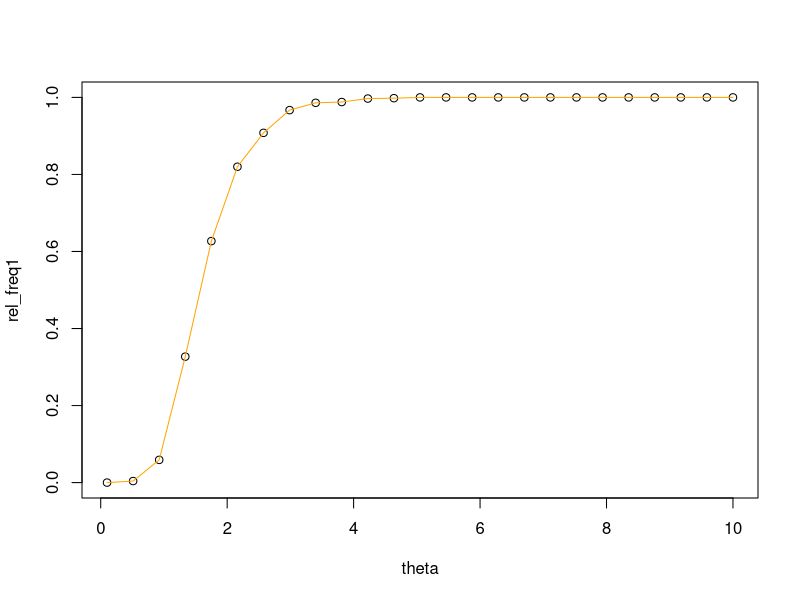
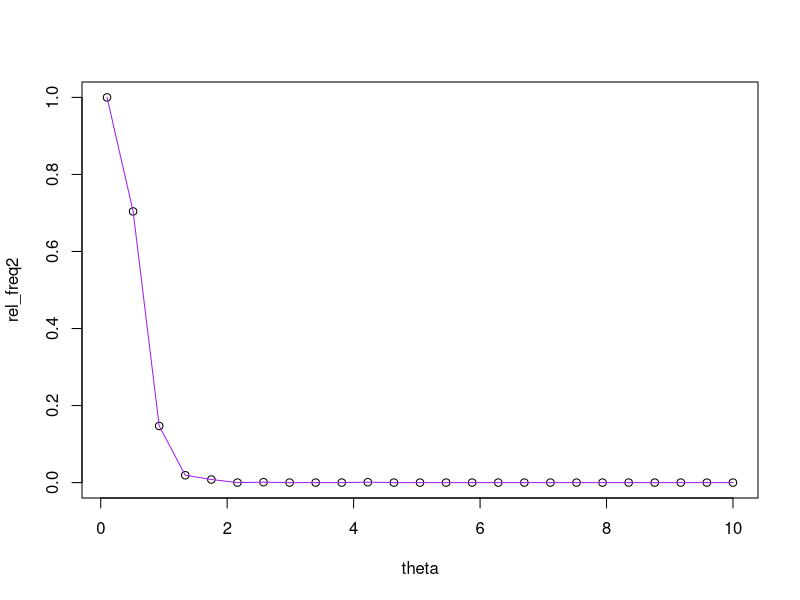
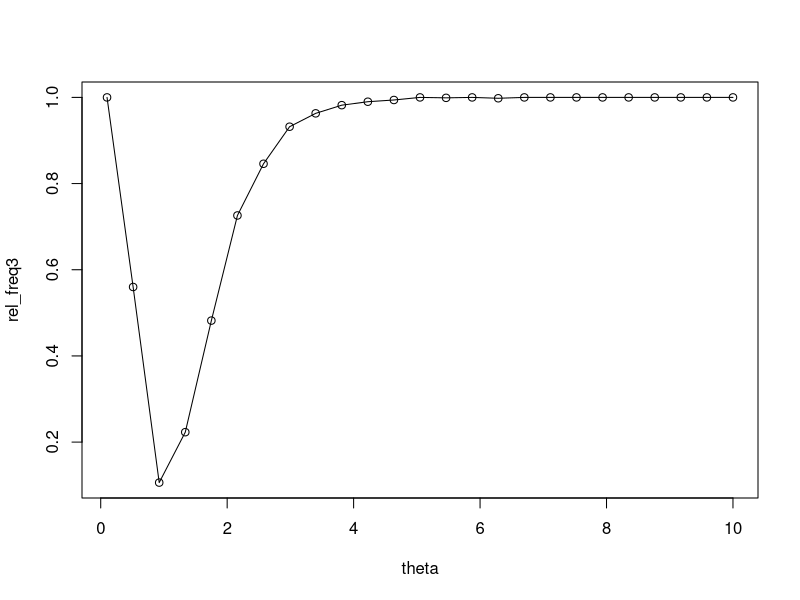

Recreate these plots in R, in order.
M=1000
n_1=25
n_2=50
mu=0
alpha=0.1
theta0=1
theta=seq(0.1,10,l=25)
sigma1=1

#code for w_a (alternative=less)
rel_freq1=c(1:length(theta))
for(i in 1:length(theta)){
  count=0
  for (j in 1:M){
    x1=rnorm(n_1, mean=mu, sd=sigma1)
    x2=rnorm(n_2, mean=mu, sd=sigma1/sqrt(theta[i]))
    chi=var.test(x1,x2,alternative='greater',ratio=1)
    if(alpha>=chi$p.value){
      count=count+1
    }
  }
  rel_freq1[i]=count/M
}
plot(theta, rel_freq1)
lines(theta, rel_freq1, col="orange")

#code for w_b (alternative=greater)
rel_freq2=c(1:length(theta))
for(i in 1:length(theta)){
  count=0
  for (j in 1:M){
    x1=rnorm(n_1, mean=mu, sd=sigma1)
    x2=rnorm(n_2, mean=mu, sd=sigma1/sqrt(theta[i]))
    chi=var.test(x1,x2,alternative='less',ratio=1)
    if(alpha>=chi$p.value){
      count=count+1
    }
  }
  rel_freq2[i]=count/M
}
plot(theta, rel_freq2)
lines(theta, rel_freq2, col="purple")

#code for w_c (alternative=two.sided)
rel_freq3=c(1:length(theta))
for(i in 1:length(theta)){
  count=0
  for (j in 1:M){
    x1=rnorm(n_1, mean=mu, sd=sigma1)
    x2=rnorm(n_2, mean=mu, sd=sigma1/sqrt(theta[i]))
    chi=var.test(x1,x2,alternative='two.sided',ratio=1)
    if(alpha>=chi$p.value){
      count=count+1
    }
  }
  rel_freq3[i]=count/M
}
plot(theta, rel_freq3)
lines(theta, rel_freq3, col="black")

